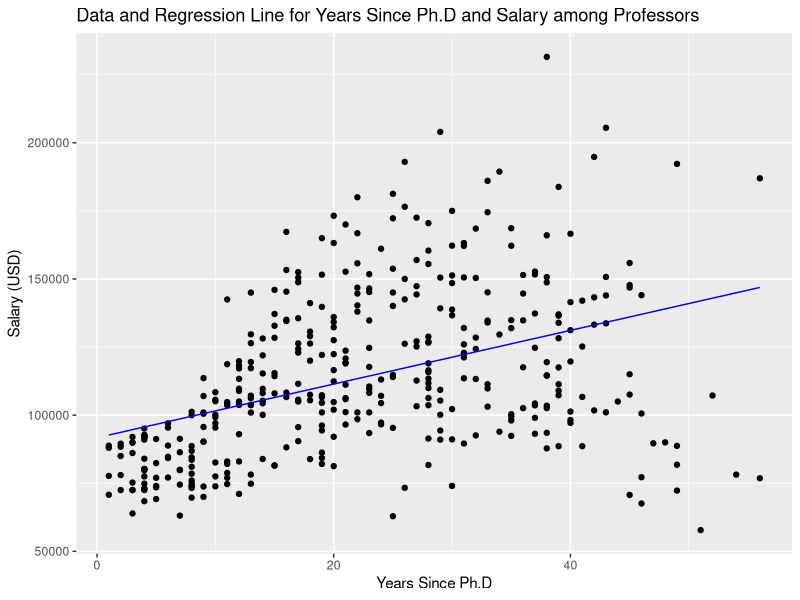
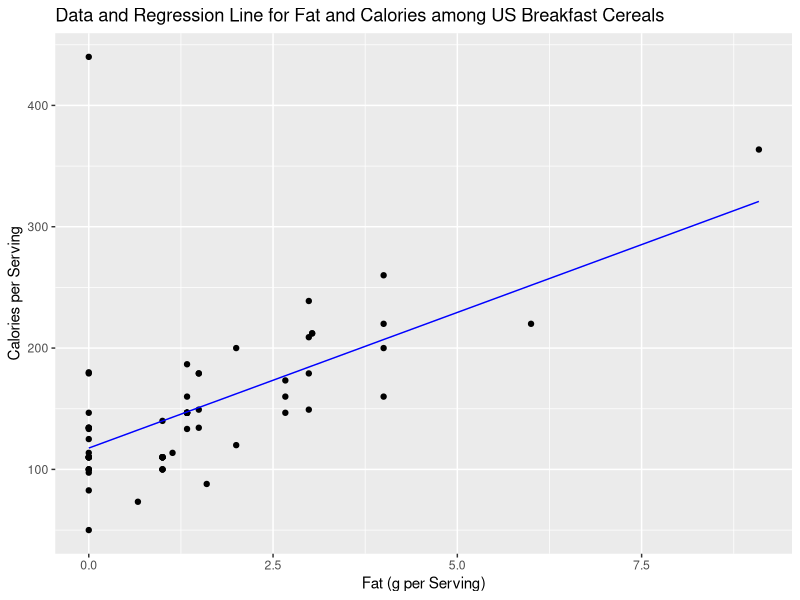

Write the R code that produced these figures, in order.
## ---- chunk 1
library(data.table)
library(ggplot2)
library(car)

data("Salaries")
Salaries <- data.table(Salaries)
## ---- chunk 2
print(Salaries)
## ---- chunk 3
regression_output <- lm(salary ~ yrs.since.phd, data=Salaries)
print(regression_output)
## ---- chunk 4
summary(regression_output)
## ---- chunk 5
Salaries[, predicted_salary:= predict(regression_output)]
## ---- chunk 6
new_salaries <- data.table(prof.id=1:5,
                           yrs.since.phd=c(13, 25, 3, 27, 9))
print(new_salaries)
## ---- chunk 7
predict(regression_output, newdata=new_salaries)
## ---- chunk 8
new_salaries[, predicted_salary:= predict(regression_output, newdata=new_salaries)]
## ---- chunk 9
ggplot(Salaries, aes(x=yrs.since.phd)) +
  geom_point(aes(y=salary)) +
  geom_line(aes(y=predicted_salary), color="blue") +
  labs(title="Data and Regression Line for Years Since Ph.D and Salary among Professors",
       x="Years Since Ph.D",
       y="Salary (USD)")
## ---- chunk 10
# load MASS library and UScereal dataset
library(MASS)
data(UScereal)

# save the names of cereals as an actual row, instead of an index value
UScereal$cereal_name <- rownames(UScereal) 

# convert to a data.table
UScereal <- data.table(UScereal) 

# clean up some column values
UScereal[, shelf:=NULL] # we won't need that column
UScereal[, sodium:= sodium/1000] # this converts the units of the "sodium" column from milligrams to grams
UScereal[, potassium:=potassium/1000] # converts units of the "potassium" column from milligrams to grams 

# rearrange the column order
setcolorder(UScereal, c("cereal_name", "mfr", "vitamins", "calories", "protein", "fat", "sodium", "fibre", "carbo", "sugars", "potassium"))
## ---- chunk 11
cereal_output <- lm(calories ~ fat, data=UScereal)
summary(cereal_output)
## ---- chunk 12
UScereal[, predicted_calories:= predict(cereal_output)]

ggplot(UScereal, aes(x=fat)) +
  geom_point(aes(y=calories)) +
  geom_line(aes(y=predicted_calories), color="blue") +
  labs(title = "Data and Regression Line for Fat and Calories among US Breakfast Cereals",
       x="Fat (g per Serving)",
       y="Calories per Serving")
